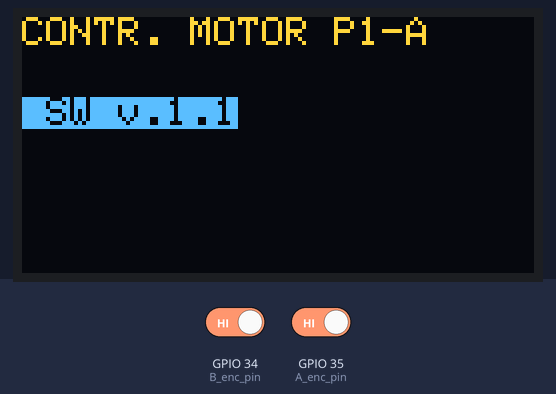
Recording of a sketch running on a simulated ESP32. Parts: 128×64 one-colour display. The inputs (shaded band) are chosen by the test bench; at power-on: GPIO 34 (B_enc_pin) HIGH, GPIO 35 (A_enc_pin) HIGH. The OLED is the two-colour kind (top 16 rows yellow); what the sketch prints to the serial monitor is not drawn.

Above: at 3.2 s.
3.3 s: GPIO 34 (B_enc_pin) driven LOW
4.8 s: GPIO 35 (A_enc_pin) driven LOW
6.3 s: GPIO 34 (B_enc_pin) driven HIGH
7.8 s: GPIO 35 (A_enc_pin) driven HIGH
Timing chart, 0 to 10.3 s (numbered marks = the images above; inputs shaded):
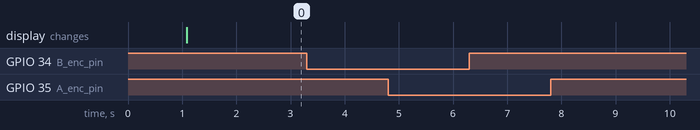

Measured:
- after the input at 3.3 s, every drawn part: stays the same
- after the input at 4.8 s, every drawn part: stays the same
- after the input at 6.3 s, every drawn part: stays the same
- after the input at 7.8 s, every drawn part: stays the same

The sketch:

P1.ino
```cpp
/*
PRACTICA 1: IMPLEMENTACION DE UN CONTROLADOR PARA UN MOTOR DE DC

*/

// DECLARACIONES //////////////////////////////////////////////////////////////////////////

// ACTIVACION DE CODIGO

#define NOMBRE_PRAC "P1-A"
#define VERSION_SW "1.1"

#define ACTIVA_P1A
#define DEBUG_P1A
// #define ACTIVA_P1B1
// #define ACTIVA_P1B2
// #define ACTIVA_P1B3
// #define ACTIVA_P1C
// #define DEBUG_P1C
// #define ACTIVA_P1C_MED_ANG
// #define ACTIVA_P1D2
// #define ACTIVA_P1D3

// Display OLED ///////////////////////////////////////////////////////////////////////////
#include <Adafruit_SSD1306.h>
#define SCREEN_WIDTH 128 // OLED display width, in pixels
#define SCREEN_HEIGHT 64 // OLED display height, in pixels
#define OLED_RESET     -1 // Reset pin # (or -1 if sharing Arduino reset pin)

// Parametros cola de la interrupcion del encoder ///////////////////////////////////////
#define TAM_COLA_I 1024 /*num mensajes*/
#define TAM_MSG_I 1 /*num caracteres por mensaje*/

// TIEMPOS
#define BLOQUEO_TAREA_LOOPCONTR_MS 10
#define BLOQUEO_TAREA_MEDIDA_MS 1000

// Configuración PWM  ////////////////////////////////////////////////////////////////////
uint32_t pwmfreq = 1000; // 1KHz
const uint8_t pwmChannel = 0;
const uint8_t pwmresolution = 8;
const int PWM_Max = pow(2,pwmresolution)-1; //

// Pines driver motor ////////////////////////////////////////////////////////////////////
const uint8_t PWM_Pin = 32; // Entrada EN
const uint8_t PWM_f = 16; // Entrada PWM1
const uint8_t PWM_r = 17; // Entrada PWM2

// Voltaje maximo motor ////////////////////////////////////////////////////////////////////
float SupplyVolt = 12;

// Pines encoder ////////////////////////////////////////////////////////////////////
const uint8_t A_enc_pin = 35;
const uint8_t B_enc_pin = 34;

// Conversión a angulo y velocidad del Pololu 3072
//const float conv_rad = ;
//const float conv_rev = ;
//const float conv_rad_grados = ;

// Declarar funciones ////////////////////////////////////////////////////////////////////
void config_sp(); // Configuracion puerto serie
void config_oled(); // Configuracion OLED
void config_enc(); // Configuracion del encoder
//void config_PWM(); // Configuracion PWM
//void excita_motor(float v_motor); // Excitacion motor con PWM
//float interpola_vel_vol_lut(float x); // Interpolacion velocidad/voltios LUT

// TABLA VELOCIDAD-VOLTAJE P1D
#ifdef ACTIVA_P1D2
#define LONG_LUT 12
//Vector de tensiones
const float Vol_LUT[LONG_LUT] = {0, , , 2, 3, 4, 5, 6, 7, 8, 9, 100};
// Vector de velocidades
const float Vel_LUT[LONG_LUT] = {0, 0, ...};
#endif

// Variables globales ////////////////////////////////////////////////////////////////////
int32_t ang_cnt = 0;
int32_t ultimoEstado = 0;
//float pwm_volt = 0;
//int32_t pwm_motor = 0;
//int32_t sign_v_ant = 0;
//float v_medida = 0;    // Valor medido de angulo o velocidad -----------------
//float ref_val = 0;     // Valor de referencia de angulo o velocidad
//int8_t start_stop = 0; //1 -> en funcionamiento | 0 -> parado
//float K_p = ;

// Declaracion objetos  ////////////////////////////////////////////////////////////////////

xQueueHandle cola_enc; // Cola encoder

/*
 RUTINAS ATENCION INTERRUPCIONES ########################################################################
*/

/*
 Rutina de atención a interrupción ISC_enc --------------------------------------------
*/

void IRAM_ATTR ISR_enc() {
	// Lee las salidas del Encoder
	int valA = digitalRead(A_enc_pin);
  int valB = digitalRead(B_enc_pin);


	// Procesa los datos
  uint8_t valor = 2*valA + valB;
	// Enviar los bytes a la cola
	if (xQueueSendFromISR(cola_enc, &valor ,NULL) != pdTRUE)
	{
	  printf("Error de escritura en la cola cola_enc \n");
	};
}

/*
 TAREAS #############################################################################
*/

/*
 Tarea task_enc #####################################################################
*/
#ifdef ACTIVA_P1A
void task_enc(void* arg) {
	// Declaracion de variables locales
  uint8_t Buffer;
  uint32_t ang = 0;
	while(1){
		// Espera a leer los datos de la cola
		if (xQueueReceive( cola_enc, &Buffer ,(TickType_t) portMAX_DELAY) == pdTRUE){
			// Codificar la fase del encoder
       switch (Buffer){
      case 0:
        ang = 1;
        break;
      case 1:
        ang = 2;
        break;
      case 2:
        ang = 4;
        break;
      case 3:
        ang = 3;
        break;
      default:
      break;
      }
      }
			// Calcular incremento/decremento y actualizar valor
      if(ultimoEstado == 0){
        ultimoEstado = ang;
      }

      if(ang == 1 && ultimoEstado == 4){
        ang_cnt++;
      }else if(ang == 4 && ultimoEstado == 1){
        ang_cnt--;
      }else if(ang > ultimoEstado){
        ang_cnt++;
      }else if(ang < ultimoEstado){
        ang_cnt--;
      }
      ultimoEstado = ang;
			#ifdef DEBUG_P1A
		 // Enviar al monitor serie
     //Serial.print("Valor ang");
     //Serial.println(ang);
     //Serial.print("Valor ultimoEstado");
     //Serial.println(ultimoEstado);
     Serial.print("Ang_cnt: ");
     Serial.println(ang_cnt);
			#endif
		// } else {
		// 	printf("Error de lectura de la cola cola_enc \n");
		// }

	}

}
#endif


/*
Tarea de configuración de parámetros  #####################################################################
*/
void task_config(void *pvParameter) {
	char ini_char = '0';

	while(1) {
		// Detectar caracter enviado

		// Guardar valor recibido

		// Escribir el valor recibido en la consola


		// Activacion de la tarea cada 0.1s
		vTaskDelay(100 / portTICK_PERIOD_MS);
	}
}

/*
Tarea del lazo principal del controlador  #####################################################################
*/
#ifdef ACTIVA_P1B3
void task_loopcontr(void* arg) {

	while(1) {

		// Excitacion del motor con PWM

		// Activacion de la tarea cada 0.01s

	}
}
#endif

/*
Tarea del lazo principal del controlador  #####################################################################
*/
#ifdef DEBUG_P1C
void task_medidas(void* arg)
{

	while(1) {
		// Mostrar medidas de angulo y velocidad del motor
		#ifdef ACTIVA_P1C_MED_ANG // Medida de angulo

		#else // Medida de velocidad

		#endif

		// Activacion de la tarea cada 1s

	}
}
#endif

/*
SET UP -----------------------------------------------------------------------------------
*/
void setup() {
	// Configuracion puerto serie
	config_sp();

	// Configuracion OLED
	config_oled();

	// Configuracion PWM


	// Crear cola_enc
	cola_enc = xQueueCreate(TAM_COLA_I, TAM_MSG_I);
	if(cola_enc == NULL){
	Serial.println("Error en creacion de cola_enc");
	exit(-1);
	};

	// Crear la tarea task_enc
	if(xTaskCreate(&task_enc, "task_enc", 2048, NULL, 1, NULL) != pdPASS){
	Serial.println("Error en creacion tarea task_enc");
	exit(-1);
	}

	// Crear la tarea task_config


	// Crear la tarea task_loopcontr


	#ifdef DEBUG_P1C
		// Crear la tarea task_medidas

	#endif

	// Configuracion del encoder
  config_enc();
}

/*
LOOP ---- NO USAR -------------------------------------------------------------------
*/
void loop() {}

// FUNCIONES ////////////////////////////////////////////////////////////////////////

////////////////////////////////////////////////////////////////////////////////////
// Funcion configuracion del encoder
////////////////////////////////////////////////////////////////////////////////////
#ifdef ACTIVA_P1A
void config_enc(){
	// Configuracion de pines del encoder
  pinMode(A_enc_pin, INPUT);
  pinMode(B_enc_pin, INPUT);

  // Configuracion interrupcion
  attachInterrupt(digitalPinToInterrupt(A_enc_pin),ISR_enc, CHANGE);
  attachInterrupt(digitalPinToInterrupt(B_enc_pin),ISR_enc, CHANGE);
}
#endif
////////////////////////////////////////////////////////////////////////////////////
// Funcion configuracion del PWM
////////////////////////////////////////////////////////////////////////////////////
#ifdef ACTIVA_P1B2
void config_PWM(){
	// Configuracion de pines de control PWM

	// Configuracion LED PWM

	// Asignar el controlador PWM al GPIO

}
#endif

////////////////////////////////////////////////////////////////////////////////////
// Funcion excitacion del motor con PWM
////////////////////////////////////////////////////////////////////////////////////
#ifdef ACTIVA_P1B3
void excita_motor(float v_motor){
	// Sentido de giro del motor

	// Calcula y limita el valor de configuración del PWM

	// El valor de excitación debe estar entro 0 y PWM_Max

	// Excitacion del motor con PWM

}
#endif

////////////////////////////////////////////////////////////////////////////////////
// Funcion configuracion del puerto serie
////////////////////////////////////////////////////////////////////////////////////
void config_sp(){
	Serial.begin(115200);
	Serial.println("  ");
	Serial.println("--------------------------------------------");
	Serial.println("PRACTICA CONTROLADOR MOTOR " NOMBRE_PRAC);
	Serial.println("--------------------------------------------");
}

////////////////////////////////////////////////////////////////////////////////////
// Funcion configuracion del OLED
////////////////////////////////////////////////////////////////////////////////////
void config_oled(){
	Adafruit_SSD1306 display(SCREEN_WIDTH, SCREEN_HEIGHT, &Wire, OLED_RESET);
	display.begin(SSD1306_SWITCHCAPVCC, 0x3C) ;
	display.clearDisplay();
	display.setTextColor(WHITE);        //
	display.setCursor(0,0);             // Start at top-left corner
	display.println(F("CONTR. MOTOR " NOMBRE_PRAC));
	display.display();
	delay(1000);
	display.setTextColor(BLACK,WHITE);        //
	display.setCursor(0,20);             // Start at top-left corner
	display.println(F(" SW v." VERSION_SW));
	display.display();
	delay(1000);
}


////////////////////////////////////////////////////////////////////////////////////
// Funcion de interpolacion LUT de Velocidad-Voltaje
////////////////////////////////////////////////////////////////////////////////////
#ifdef ACTIVA_P1D2
float interpola_vel_vol_lut(float x) {
	// Buscar el valor superior más pequeño del array
	int8_t i = 0;
	if ( x >= Vel_LUT[LONG_LUT - 2] ) {i = LONG_LUT - 2;}
	else {while ( x > Vel_LUT[i+1] ) i++;}

	// Guardar valor superior e inferior
	float xL = Vel_LUT[i];
	float yL = Vol_LUT[i];
	float xR = Vel_LUT[i+1];
	float yR = Vol_LUT[i+1];

	// Interpolar
	float dydx = ( yR - yL ) / ( xR - xL );

	return yL + dydx * ( x - xL );
}
#endif
```
